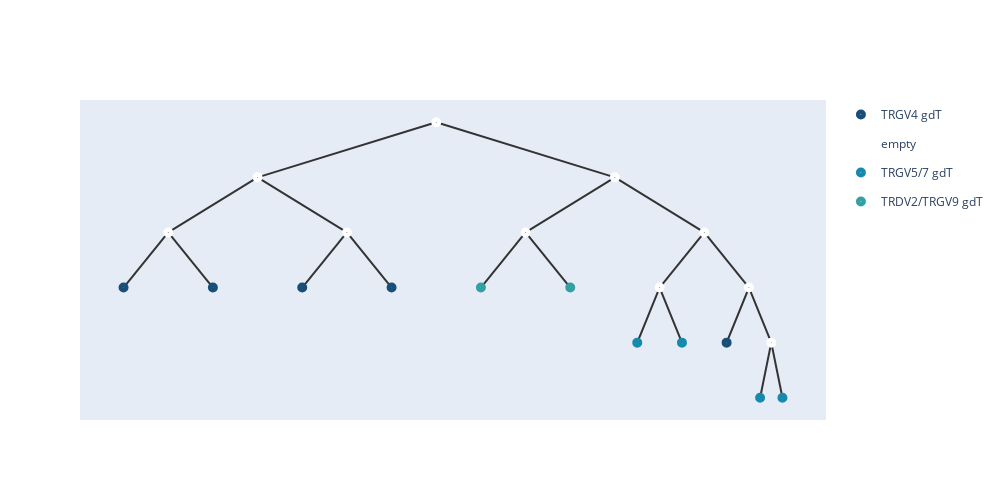

This figure's notebook cell:
### Code cell
nodes1 = [node(name=str(i),son=[]) for i in range(len(uf.tree()))]
for i in range(n):
    nodes1[i].subson=[i];
for i,j in enumerate(uf.tree()):
    if(j!=-1):
        nodes1[j].son.append(nodes1[i])
    nodes1[i].value=torch.tensor(embeddings[i]);
    nodes1[i].hyper=torch.tensor(embeddings[i])
root = nodes1[-1];
add_meta(root,meta_list1,[])
show_tree(root,color=['#184e77','#1a759f','#168aad',"#34a0a4",'#52b69a','#99d98c','#76c893','#99d98c']).show_fig()
remove_meta(root);

### Figure 1 — Plotly figure (JSON) as saved in the notebook; plotly's stock layout.template omitted (floating-point values rounded to 4 significant figures)
{"data": [{"hoverinfo": "text", "hovertext": ["1_TRGV4 gdT", "2_TRGV4 gdT", "3_TRGV4 gdT", "7_TRGV4 gdT", "4_TRGV4 gdT"], "legendgroup": "TRGV4 gdT", "marker": {"color": "#184e77", "size": 10, "symbol": "circle-dot"}, "mode": "markers+text", "name": "TRGV4 gdT", "type": "scatter", "x": [1.562, 2.688, 3.812, 4.938, 9.156], "y": [0.5, 0.5, 0.5, 0.5, -1]}, {"hoverinfo": "text", "hovertext": ["20", "16", "12", "13", "19", "14", "18", "11", "17", "15"], "legendgroup": "empty", "marker": {"color": "#fff", "size": 10, "symbol": "circle-dot"}, "mode": "markers+text", "name": "empty", "type": "scatter", "x": [5.5, 3.25, 2.125, 4.375, 7.75, 6.625, 8.875, 8.312, 9.438, 9.719], "y": [5, 3.5, 2, 2, 3.5, 2, 2, 0.5, 0.5, -1]}, {"hoverinfo": "text", "hovertext": ["0_TRGV5/7 gdT", "9_TRGV5/7 gdT", "5_TRGV5/7 gdT", "6_TRGV5/7 gdT"], "legendgroup": "TRGV5/7 gdT", "marker": {"color": "#168aad", "size": 10, "symbol": "circle-dot"}, "mode": "markers+text", "name": "TRGV5/7 gdT", "type": "scatter", "x": [8.031, 8.594, 9.578, 9.859], "y": [-1, -1, -2.5, -2.5]}, {"hoverinfo": "text", "hovertext": ["8_TRDV2/TRGV9 gdT", "10_TRDV2/TRGV9 gdT"], "legendgroup": "TRDV2/TRGV9 gdT", "marker": {"color": "#34a0a4", "size": 10, "symbol": "circle-dot"}, "mode": "markers+text", "name": "TRDV2/TRGV9 gdT", "type": "scatter", "x": [6.062, 7.188], "y": [0.5, 0.5]}], "layout": {"height": 500, "shapes": [{"layer": "below", "line": {"color": "#333", "width": 2}, "type": "line", "x0": 5.5, "x1": 5.5, "y0": 5, "y1": 5}, {"layer": "below", "line": {"color": "#333", "width": 2}, "type": "line", "x0": 5.5, "x1": 3.25, "y0": 5, "y1": 3.5}, {"layer": "below", "line": {"color": "#333", "width": 2}, "type": "line", "x0": 3.25, "x1": 2.125, "y0": 3.5, "y1": 2}, {"layer": "below", "line": {"color": "#333", "width": 2}, "type": "line", "x0": 2.125, "x1": 1.562, "y0": 2, "y1": 0.5}, {"layer": "below", "line": {"color": "#333", "width": 2}, "type": "line", "x0": 2.125, "x1": 2.688, "y0": 2, "y1": 0.5}, {"layer": "below", "line": {"color": "#333", "width": 2}, "type": "line", "x0": 3.25, "x1": 4.375, "y0": 3.5, "y1": 2}, {"layer": "below", "line": {"color": "#333", "width": 2}, "type": "line", "x0": 4.375, "x1": 3.812, "y0": 2, "y1": 0.5}, {"layer": "below", "line": {"color": "#333", "width": 2}, "type": "line", "x0": 4.375, "x1": 4.938, "y0": 2, "y1": 0.5}, {"layer": "below", "line": {"color": "#333", "width": 2}, "type": "line", "x0": 5.5, "x1": 7.75, "y0": 5, "y1": 3.5}, {"layer": "below", "line": {"color": "#333", "width": 2}, "type": "line", "x0": 7.75, "x1": 6.625, "y0": 3.5, "y1": 2}, {"layer": "below", "line": {"color": "#333", "width": 2}, "type": "line", "x0": 6.625, "x1": 6.062, "y0": 2, "y1": 0.5}, {"layer": "below", "line": {"color": "#333", "width": 2}, "type": "line", "x0": 6.625, "x1": 7.188, "y0": 2, "y1": 0.5}, {"layer": "below", "line": {"color": "#333", "width": 2}, "type": "line", "x0": 7.75, "x1": 8.875, "y0": 3.5, "y1": 2}, {"layer": "below", "line": {"color": "#333", "width": 2}, "type": "line", "x0": 8.875, "x1": 8.312, "y0": 2, "y1": 0.5}, {"layer": "below", "line": {"color": "#333", "width": 2}, "type": "line", "x0": 8.312, "x1": 8.031, "y0": 0.5, "y1": -1}, {"layer": "below", "line": {"color": "#333", "width": 2}, "type": "line", "x0": 8.312, "x1": 8.594, "y0": 0.5, "y1": -1}, {"layer": "below", "line": {"color": "#333", "width": 2}, "type": "line", "x0": 8.875, "x1": 9.438, "y0": 2, "y1": 0.5}, {"layer": "below", "line": {"color": "#333", "width": 2}, "type": "line", "x0": 9.438, "x1": 9.156, "y0": 0.5, "y1": -1}, {"layer": "below", "line": {"color": "#333", "width": 2}, "type": "line", "x0": 9.438, "x1": 9.719, "y0": 0.5, "y1": -1}, {"layer": "below", "line": {"color": "#333", "width": 2}, "type": "line", "x0": 9.719, "x1": 9.578, "y0": -1, "y1": -2.5}, {"layer": "below", "line": {"color": "#333", "width": 2}, "type": "line", "x0": 9.719, "x1": 9.859, "y0": -1, "y1": -2.5}], "width": 1000, "xaxis": {"showgrid": false, "showline": false, "showticklabels": false, "zeroline": false}, "yaxis": {"showgrid": false, "showline": false, "showticklabels": false, "zeroline": false}}}
